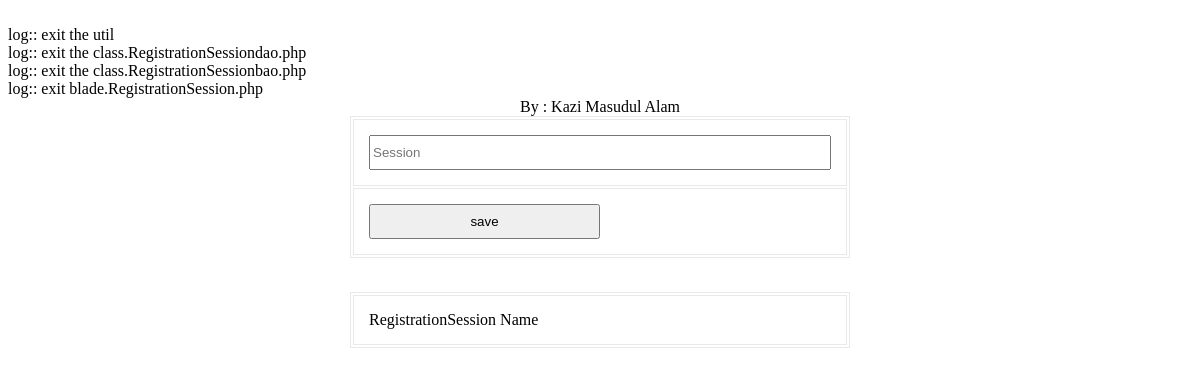
/modules/registration/ui/view.registrationsession.php, run on an earlier commit of the app's database.
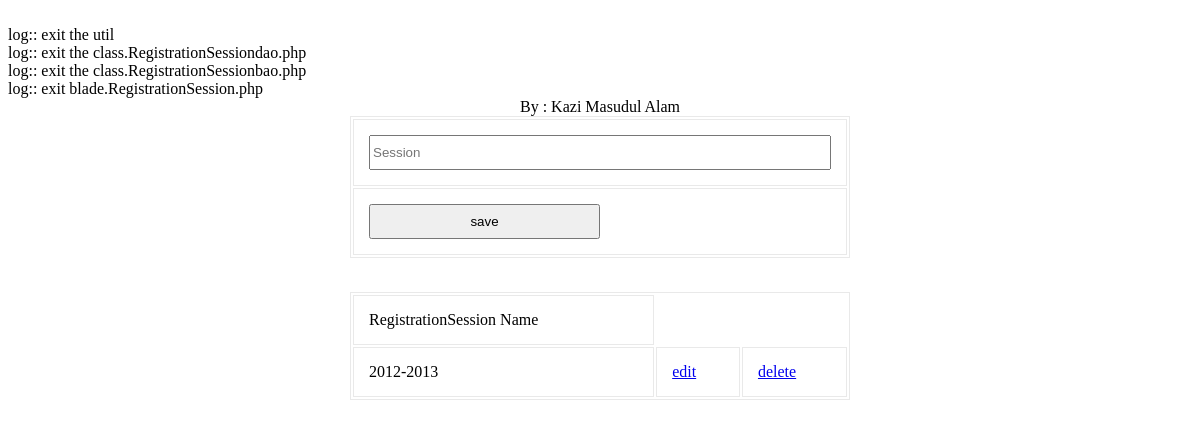
And on a later commit of the database.
### tables this page shows
CREATE TABLE `tbl_registration_session` (
  `ID` varchar(40) NOT NULL,
  `Name` varchar(30) NOT NULL
);

### common/class.common.php (called while the page is built, shortened)
<?php
include_once 'class.common.course.php';
class Result{
    private $_IsSuccess=0;
    private $_ResultObject;
    public function setIsSuccess($IsSuccess){
        $this->_IsSuccess = $IsSuccess;
    }
    public function getIsSuccess(){
        return $this->_IsSuccess;
    }
    public function setResultObject($ResultObject){
        $this->_ResultObject = $ResultObject;
    }
    public function getResultObject(){
        return $this->_ResultObject;
    }
}
?>

### common/class.common.course.php (called while the page is built, shortened)
<?php
class RegistrationSession
{
    private $_ID;
    private $_Name;
    public function setID ( $ID ) {
        $this->_ID = $ID;
    }
    public function getID () {
        return $this->_ID;
    }
    public function setName ( $Name ) {
        $this->_Name = $Name;
    }
    public function getName () {
        return $this->_Name;
    }
}
?>

### modules/registration/ui/view.registrationsession.php (the view, shortened to what this page needs)
<?php
include_once 'blade/view.registrationsession.blade.php';
include_once '/../../common/class.common.php';
?>
<!DOCTYPE html PUBLIC "-//W3C//DTD XHTML 1.0 Transitional//EN" "http://www.w3.org/TR/xhtml1/DTD/xhtml1-transitional.dtd">
<html xmlns="http://www.w3.org/1999/xhtml">
	<head>
		<link rel="stylesheet" href="style.css" type="text/css" />
	</head>
<body>
<center>
	<div id="header">
		<label>By : Kazi Masudul Alam</a></label>
	</div>
	<div id="form">
		<form method="post">
			<table width="100%" border="1" cellpadding="15">
				<tr>
					<td><input type="text" name="txtName" placeholder="Session" value="<?php
					if(isset($_GET['edit'])) echo $getROW->getName();  ?>" /></td>
				</tr>
				<tr>
					<td>
						<?php
						if(isset($_GET['edit']))
						{
							?>
							<button type="submit" name="update">update</button>
							<?php
						}
						else
						{
							?>
							<button type="submit" name="save">save</button>
							<?php
						}
						?>
					</td>
				</tr>
			</table>
		</form>
<br />
	<table width="100%" border="1" cellpadding="15" align="center">
	<?php
	$Result = $_RegistrationSessionBAO->getAllRegistrationSessions();
	if($Result->getIsSuccess()){
		$RegistrationSessionList = $Result->getResultObject();
	?>
		<tr>
			<td>RegistrationSession Name</td>
		</tr>
		<?php
		for($i = 0; $i < sizeof($RegistrationSessionList); $i++) {
			$RegistrationSession = $RegistrationSessionList[$i];
			?>
		    <tr>
			    <td><?php echo $RegistrationSession->getName(); ?></td>
			    <td><a href="?edit=<?php echo $RegistrationSession->getID(); ?>" onclick="return confirm('sure to edit !'); " >edit</a></td>
			    <td><a href="?del=<?php echo $RegistrationSession->getID(); ?>" onclick="return confirm('sure to delete !'); " >delete</a></td>
		    </tr>
	    <?php
		}
	}
	else{
		echo $Result->getResultObject();
	}
	?>
	</table>
	</div>
</center>
</body>
</html>

### util/class.util.php (shortened to what this page needs)
<?php
class ConfigUtil implements I_DBConfig, I_LogConfig, I_LanguageConfig{
	public static $s_instance;
	private $_host;
	private $_username;
	private $_password;
	private $_database;
	public static function getInstance() {
		if(!self::$s_instance) {
			self::$s_instance = new self();
		}
		return self::$s_instance;
	}
	private function readConfig(){
		$this->_ini_array = parse_ini_file("./config/system.ini");
		$this->_host =	$this->_ini_array['db_host'];
		$this->_username = $this->_ini_array['db_username'];
		$this->_password = $this->_ini_array['db_password'];
		$this->_database = $this->_ini_array['db_database'];
	}
	public function getDBHost(){
		return $this->_host;
	}
	public function getDBUserName(){
		return $this->_username;
	}
	public function getDBPassword(){
		return $this->_password;
	}
	public function getDBName(){
		return $this->_database;
	}
}
class DBUtil implements I_DBUtil {
	private static $s_instance;
	private $_host;
	private $_username;
	private $_password;
	private $_database;
	protected $_connection;
	protected $_result;
	public static function getInstance() {
		if(!self::$s_instance) {
			self::$s_instance = new self();
		}
		return self::$s_instance;
	}
	private function readDBConfig(){
		$_config = ConfigUtil::getInstance();
		$this->_host = $_config->getDBHost();
		$this->_username = $_config->getDBUserName();
		$this->_password = $_config->getDBPassword();
		$this->_database = $_config->getDBName();
	}
	private function setConnection(){
		$this->_connection = new mysqli($this->_host, $this->_username,
			$this->_password, $this->_database);
	}
	public function doQuery($sql) {
		$this->_result = $this->_connection->query($sql) or die(mysqli_error($this->_result));
		return $this->_result;
	}
	public function getNumRows() {
		$this->_numRows = mysqli_num_rows($this->_result);
		return $this->_numRows;
	}
	public function getAllRows() {
		$rows = array();
		for($x = 0; $x < $this->getNumRows(); $x++) {
			$rows[] = mysqli_fetch_assoc($this->_result);
		}
		return $rows;
	}
}
class LogUtil{
	private static $s_instance;
	public static function getInstance(){
		if(!self::$s_instance) {
			self::$s_instance = new self();
		}
		return self::$s_instance;
	}
}
class LangUtil{
	private static $s_instance;
	public static function getInstance() {
		if(!self::$s_instance) {
			self::$s_instance = new self();
		}
		return self::$s_instance;
	}
}
echo '<br> log:: exit the util';
?>

### modules/registration/dao/class.registrationsessiondao.php (shortened to what this page needs)
<?php
include_once '/../common/class.common.php';
include_once '/../util/class.util.php';
Class RegistrationSessionDAO{
	private $_DB;
	function RegistrationSessionDAO(){
		$this->_DB = DBUtil::getInstance();
	}
	public function getAllRegistrationSessions(){
		$RegistrationSessionList = array();
		$this->_DB->doQuery("SELECT * FROM tbl_registration_session");
		$rows = $this->_DB->getAllRows();
		for($i = 0; $i < sizeof($rows); $i++) {
			$row = $rows[$i];
			$this->_RegistrationSession = new RegistrationSession();
		    $this->_RegistrationSession->setID ( $row['ID']);
		    $this->_RegistrationSession->setName( $row['Name'] );
		    $RegistrationSessionList[]=$this->_RegistrationSession;
		}
		$Result = new Result();
		$Result->setIsSuccess(1);
		$Result->setResultObject($RegistrationSessionList);
		return $Result;
	}
}
echo '<br> log:: exit the class.RegistrationSessiondao.php';
?>

### modules/registration/bao/class.registrationsessionbao.php (shortened to what this page needs)
<?php
include_once '/../util/class.util.php';
include_once '/../dao/class.registrationsessiondao.php';
Class RegistrationSessionBAO{
	private $_RegistrationSessionDAO;
	function RegistrationSessionBAO(){
		$this->_RegistrationSessionDAO = new RegistrationSessionDAO();
	}
	public function getAllRegistrationSessions(){
		$Result = $this->_RegistrationSessionDAO->getAllRegistrationSessions();
		return $Result;
	}
}
echo '<br> log:: exit the class.RegistrationSessionbao.php';
?>

### modules/registration/ui/blade/view.registrationsession.blade.php (shortened to what this page needs)
<?php
include_once '/../../../util/class.util.php';
include_once '/../../../bao/class.registrationsessionbao.php';
$_RegistrationSessionBAO = new RegistrationSessionBAO();
echo '<br> log:: exit blade.RegistrationSession.php';
?>

### modules/registration/ui/style.css (style rules this page uses)
#form { width:500px; margin:0px auto; text-align:center; }
#form form input { width:100%; height:35px; }
form button { width:50%; height:35px; }
table,td { border:solid #e9e9e9 1px; }

What changed in the data, as far as the page shows it:
added tbl_registration_session: Name "2012-2013"
